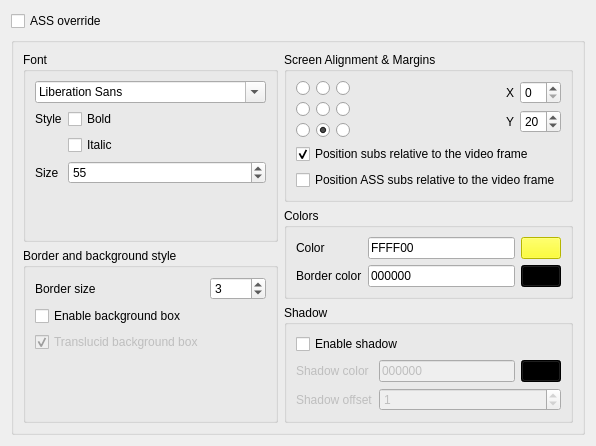
         <widget class="QWidget" name="subsDefaultPage">
          <layout class="QVBoxLayout" name="verticalLayout_14">
           <item>
            <widget class="QCheckBox" name="subsAssoverride">
             <property name="text">
              <string extracomment="Might cause issues">ASS override</string>
             </property>
            </widget>
           </item>
           <item>
            <widget class="QGroupBox" name="subsDefaultLayoutsBox">
             <property name="title">
              <string/>
             </property>
             <property name="flat">
              <bool>true</bool>
             </property>
             <layout class="QHBoxLayout" name="horizontalLayout_4">
              <item>
               <layout class="QVBoxLayout" name="subsDefaultLayoutLeft" stretch="0,0">
                <item>
                 <widget class="QGroupBox" name="fontBox">
                  <property name="sizePolicy">
                   <sizepolicy hsizetype="Preferred" vsizetype="MinimumExpanding">
                    <horstretch>0</horstretch>
                    <verstretch>0</verstretch>
                   </sizepolicy>
                  </property>
                  <property name="title">
                   <string>Font</string>
                  </property>
                  <layout class="QFormLayout" name="fontBoxLayout">
                   <item row="0" column="0" colspan="2">
                    <widget class="QFontComboBox" name="fontComboBox"/>
                   </item>
                   <item row="1" column="0">
                    <widget class="QLabel" name="fontStyleLabel">
                     <property name="text">
                      <string>Style</string>
                     </property>
                    </widget>
                   </item>
                   <item row="1" column="1">
                    <widget class="QCheckBox" name="fontBold">
                     <property name="text">
                      <string>Bold</string>
                     </property>
                    </widget>
                   </item>
                   <item row="2" column="1">
                    <widget class="QCheckBox" name="fontItalic">
                     <property name="text">
                      <string>Italic</string>
                     </property>
                    </widget>
                   </item>
                   <item row="3" column="0">
                    <widget class="QLabel" name="fontSizeLabel">
                     <property name="text">
                      <string>Size</string>
                     </property>
                    </widget>
                   </item>
                   <item row="3" column="1">
                    <widget class="QSpinBox" name="fontSize">
                     <property name="sizePolicy">
                      <sizepolicy hsizetype="MinimumExpanding" vsizetype="Fixed">
                       <horstretch>0</horstretch>
                       <verstretch>0</verstretch>
                      </sizepolicy>
                     </property>
                     <property name="showGroupSeparator" stdset="0">
                      <bool>true</bool>
                     </property>
                     <property name="maximum">
                      <number>9000</number>
                     </property>
                     <property name="value">
                      <number>55</number>
                     </property>
                    </widget>
                   </item>
                   <item row="4" column="1">
                    <spacer name="verticalSpacer_7">
                     <property name="orientation">
                      <enum>Qt::Orientation::Vertical</enum>
                     </property>
                     <property name="sizeHint" stdset="0">
                      <size>
                       <width>20</width>
                       <height>40</height>
                      </size>
                     </property>
                    </spacer>
                   </item>
                  </layout>
                 </widget>
                </item>
                <item>
                 <widget class="QGroupBox" name="borderBox">
                  <property name="sizePolicy">
                   <sizepolicy hsizetype="Preferred" vsizetype="MinimumExpanding">
                    <horstretch>0</horstretch>
                    <verstretch>0</verstretch>
                   </sizepolicy>
                  </property>
                  <property name="title">
                   <string>Border and background style</string>
                  </property>
                  <layout class="QGridLayout" name="borderBoxLayout">
                   <item row="0" column="0">
                    <widget class="QLabel" name="borderSizeLabel">
                     <property name="text">
                      <string>Border size</string>
                     </property>
                    </widget>
                   </item>
                   <item row="0" column="1">
                    <widget class="QSpinBox" name="borderSize">
                     <property name="maximum">
                      <number>10</number>
                     </property>
                     <property name="value">
                      <number>3</number>
                     </property>
                    </widget>
                   </item>
                   <item row="1" column="0">
                    <widget class="QCheckBox" name="subsBackgroundBoxEnabled">
                     <property name="text">
                      <string>Enable background box</string>
                     </property>
                     <property name="checked">
                      <bool>false</bool>
                     </property>
                    </widget>
                   </item>
                   <item row="2" column="0">
                    <widget class="QCheckBox" name="subsBackgroundBoxTranslucid">
                     <property name="enabled">
                      <bool>false</bool>
                     </property>
                     <property name="text">
                      <string>Translucid background box</string>
                     </property>
                     <property name="checked">
                      <bool>true</bool>
                     </property>
                    </widget>
                   </item>
                   <item row="3" column="0">
                    <spacer name="verticalSpacer_8">
                     <property name="orientation">
                      <enum>Qt::Orientation::Vertical</enum>
                     </property>
                     <property name="sizeHint" stdset="0">
                      <size>
                       <width>20</width>
                       <height>40</height>
                      </size>
                     </property>
                    </spacer>
                   </item>
                  </layout>
                 </widget>
                </item>
               </layout>
              </item>
              <item>
               <layout class="QVBoxLayout" name="subsDefaultLayoutRight">
                <item>
                 <widget class="QGroupBox" name="subsAlignmentBox">
                  <property name="title">
                   <string>Screen Alignment &amp;&amp; Margins</string>
                  </property>
                  <layout class="QVBoxLayout" name="subsAlignmentBoxLayout">
                   <item>
                    <layout class="QHBoxLayout" name="subsAlignmentMarginLayout">
                     <item>
                      <layout class="QGridLayout" name="subsAlignmentLayout">
                       <item row="0" column="0">
                        <widget class="QRadioButton" name="subsAlignmentTopLeft">
                         <property name="text">
                          <string/>
                         </property>
                        </widget>
                       </item>
                       <item row="0" column="1">
                        <widget class="QRadioButton" name="subsAlignmentTop">
                         <property name="text">
                          <string/>
                         </property>
                        </widget>
                       </item>
                       <item row="0" column="2">
                        <widget class="QRadioButton" name="subsAlignmentTopRight">
                         <property name="text">
                          <string/>
                         </property>
                        </widget>
                       </item>
                       <item row="1" column="0">
                        <widget class="QRadioButton" name="subsAlignmentLeft">
                         <property name="text">
                          <string/>
                         </property>
                        </widget>
                       </item>
                       <item row="1" column="1">
                        <widget class="QRadioButton" name="subsAlignmentCenter">
                         <property name="text">
                          <string/>
                         </property>
                        </widget>
                       </item>
                       <item row="1" column="2">
                        <widget class="QRadioButton" name="subsAlignmentRight">
                         <property name="text">
                          <string/>
                         </property>
                        </widget>
                       </item>
                       <item row="2" column="2">
                        <widget class="QRadioButton" name="subsAlignmentBottomRight">
                         <property name="text">
                          <string/>
                         </property>
                        </widget>
                       </item>
                       <item row="2" column="0">
                        <widget class="QRadioButton" name="subsAlignmentBottomLeft">
                         <property name="text">
                          <string/>
                         </property>
                        </widget>
                       </item>
                       <item row="2" column="1">
                        <widget class="QRadioButton" name="subsAlignmentBottom">
                         <property name="text">
                          <string/>
                         </property>
                         <property name="checked">
                          <bool>true</bool>
                         </property>
                        </widget>
                       </item>
                      </layout>
                     </item>
                     <item>
                      <spacer name="subsAlignmentSpacer">
                       <property name="orientation">
                        <enum>Qt::Orientation::Horizontal</enum>
                       </property>
                       <property name="sizeHint" stdset="0">
                        <size>
                         <width>0</width>
                         <height>0</height>
                        </size>
                       </property>
                      </spacer>
                     </item>
                     <item>
                      <layout class="QFormLayout" name="subsMarginLayout">
                       <item row="0" column="0">
                        <widget class="QLabel" name="subsMarginXLabel">
                         <property name="text">
                          <string>X</string>
                         </property>
                        </widget>
                       </item>
                       <item row="0" column="1">
                        <widget class="QSpinBox" name="subsMarginX"/>
                       </item>
                       <item row="1" column="0">
                        <widget class="QLabel" name="subsMarginYLabel">
                         <property name="text">
                          <string>Y</string>
                         </property>
                        </widget>
                       </item>
                       <item row="1" column="1">
                        <widget class="QSpinBox" name="subsMarginY">
                         <property name="value">
                          <number>20</number>
                         </property>
                        </widget>
                       </item>
                      </layout>
                     </item>
                    </layout>
                   </item>
                   <item>
                    <widget class="QCheckBox" name="subsRelativeToVideoFrame">
                     <property name="text">
                      <string>Position subs relative to the video frame</string>
                     </property>
                     <property name="checked">
                      <bool>true</bool>
                     </property>
                    </widget>
                   </item>
                   <item>
                    <widget class="QCheckBox" name="subsAssRelativeToVideoFrame">
                     <property name="text">
                      <string>Position ASS subs relative to the video frame</string>
                     </property>
                    </widget>
                   </item>
                  </layout>
                 </widget>
                </item>
                <item>
                 <widget class="QGroupBox" name="subsColorsBox">
                  <property name="title">
                   <string>Colors</string>
                  </property>
                  <layout class="QFormLayout" name="subsColorsBoxLayout">
                   <item row="0" column="0">
                    <widget class="QLabel" name="subsColorLabel">
                     <property name="text">
                      <string>Color</string>
                     </property>
                    </widget>
                   </item>
                   <item row="0" column="1">
                    <layout class="QHBoxLayout" name="subsColorLayout">
                     <item>
                      <widget class="QLineEdit" name="subsColorValue">
                       <property name="inputMask">
                        <string>HHHHHH</string>
                       </property>
                       <property name="text">
                        <string notr="true">FFFF00</string>
                       </property>
                      </widget>
                     </item>
                     <item>
                      <widget class="QPushButton" name="subsColorPick">
                       <property name="styleSheet">
                        <string notr="true">background: #FFFF00;</string>
                       </property>
                       <property name="text">
                        <string/>
                       </property>
                      </widget>
                     </item>
                    </layout>
                   </item>
                   <item row="1" column="0">
                    <widget class="QLabel" name="subsBorderColorLabel">
                     <property name="text">
                      <string>Border color</string>
                     </property>
                    </widget>
                   </item>
                   <item row="1" column="1">
                    <layout class="QHBoxLayout" name="subsBorderColorLayout">
                     <item>
                      <widget class="QLineEdit" name="subsBorderColorValue">
                       <property name="inputMask">
                        <string>HHHHHH</string>
                       </property>
                       <property name="text">
                        <string notr="true">000000</string>
                       </property>
                      </widget>
                     </item>
                     <item>
                      <widget class="QPushButton" name="subsBorderColorPick">
                       <property name="styleSheet">
                        <string notr="true">background: #000000;</string>
                       </property>
                       <property name="text">
                        <string/>
                       </property>
                      </widget>
                     </item>
                    </layout>
                   </item>
                  </layout>
                 </widget>
                </item>
                <item>
                 <widget class="QGroupBox" name="subsShadowBox">
                  <property name="title">
                   <string>Shadow</string>
                  </property>
                  <layout class="QGridLayout" name="gridLayout_2">
                   <item row="0" column="0" colspan="2">
                    <widget class="QCheckBox" name="subsShadowEnabled">
                     <property name="text">
                      <string>Enable shadow</string>
                     </property>
                     <property name="checked">
                      <bool>false</bool>
                     </property>
                    </widget>
                   </item>
                   <item row="2" column="0">
                    <widget class="QLabel" name="subsShadowColorLabel">
                     <property name="enabled">
                      <bool>false</bool>
                     </property>
                     <property name="text">
                      <string>Shadow color</string>
                     </property>
                    </widget>
                   </item>
                   <item row="2" column="1">
                    <layout class="QHBoxLayout" name="subsShadowColorLayout">
                     <item>
                      <widget class="QLineEdit" name="subsShadowColorValue">
                       <property name="enabled">
                        <bool>false</bool>
                       </property>
                       <property name="inputMask">
                        <string>HHHHHH</string>
                       </property>
                       <property name="text">
                        <string notr="true">000000</string>
                       </property>
                      </widget>
                     </item>
                     <item>
                      <widget class="QPushButton" name="subsShadowColorPick">
                       <property name="enabled">
                        <bool>false</bool>
                       </property>
                       <property name="styleSheet">
                        <string notr="true">background: #000000;</string>
                       </property>
                       <property name="text">
                        <string/>
                       </property>
                      </widget>
                     </item>
                    </layout>
                   </item>
                   <item row="3" column="0">
                    <widget class="QLabel" name="subsShadowOffsetLabel">
                     <property name="enabled">
                      <bool>false</bool>
                     </property>
                     <property name="text">
                      <string>Shadow offset</string>
                     </property>
                    </widget>
                   </item>
                   <item row="3" column="1">
                    <widget class="QSpinBox" name="subsShadowOffset">
                     <property name="enabled">
                      <bool>false</bool>
                     </property>
                     <property name="maximum">
                      <number>10</number>
                     </property>
                     <property name="value">
                      <number>1</number>
                     </property>
                    </widget>
                   </item>
                  </layout>
                 </widget>
                </item>
               </layout>
              </item>
             </layout>
            </widget>
           </item>
          </layout>
         </widget>
